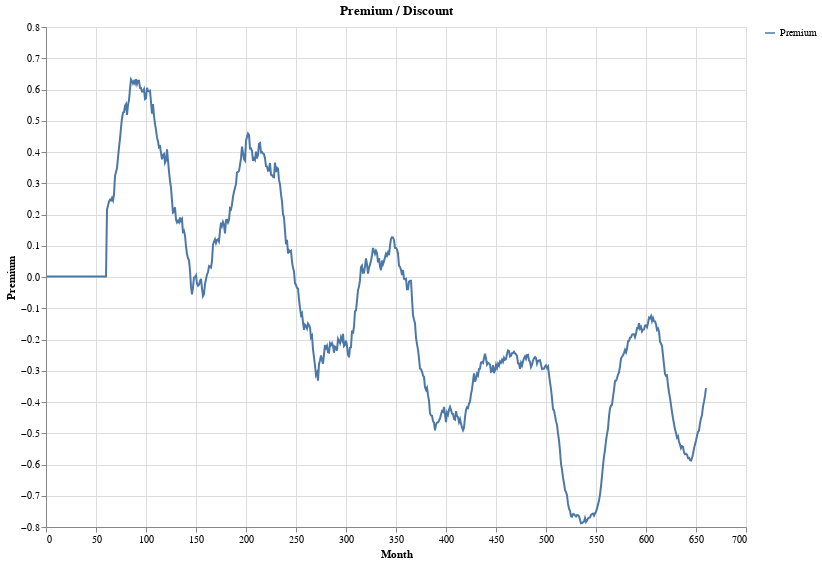

The code cell stored with this chart in its notebook:
### Code cell
(df.plot.line(x='Month', y='Premium')
   .encode(
       color=alt.datum('Premium')  # This creates a legend entry for Premium
   )
   .properties(width=700, height=500, title="Premium / Discount")
)

### Figure 1 — Vega-Lite specification as saved in the notebook (floating-point values rounded to 4 significant figures; data arrays with more than 128 entries replaced by an {"elided": "..."} marker saying what was removed)
{"usermeta": {"embedOptions": {"theme": "carbong100"}}, "config": {"view": {"continuousWidth": 300, "continuousHeight": 300}}, "data": {"name": "data-4fc66df7302a59b8870de3ababe4d1a4"}, "mark": {"type": "line", "tooltip": true}, "encoding": {"color": {"datum": "Premium"}, "x": {"field": "Month", "type": "quantitative"}, "y": {"field": "Premium", "type": "quantitative"}}, "height": 500, "params": [{"name": "param_1", "select": {"type": "interval", "encodings": ["x", "y"]}, "bind": "scales"}], "title": "Premium / Discount", "width": 700, "$schema": "https://vega.github.io/schema/vega-lite/v5.20.1.json", "datasets": {"data-4fc66df7302a59b8870de3ababe4d1a4": {"elided": "661 records"}}}
